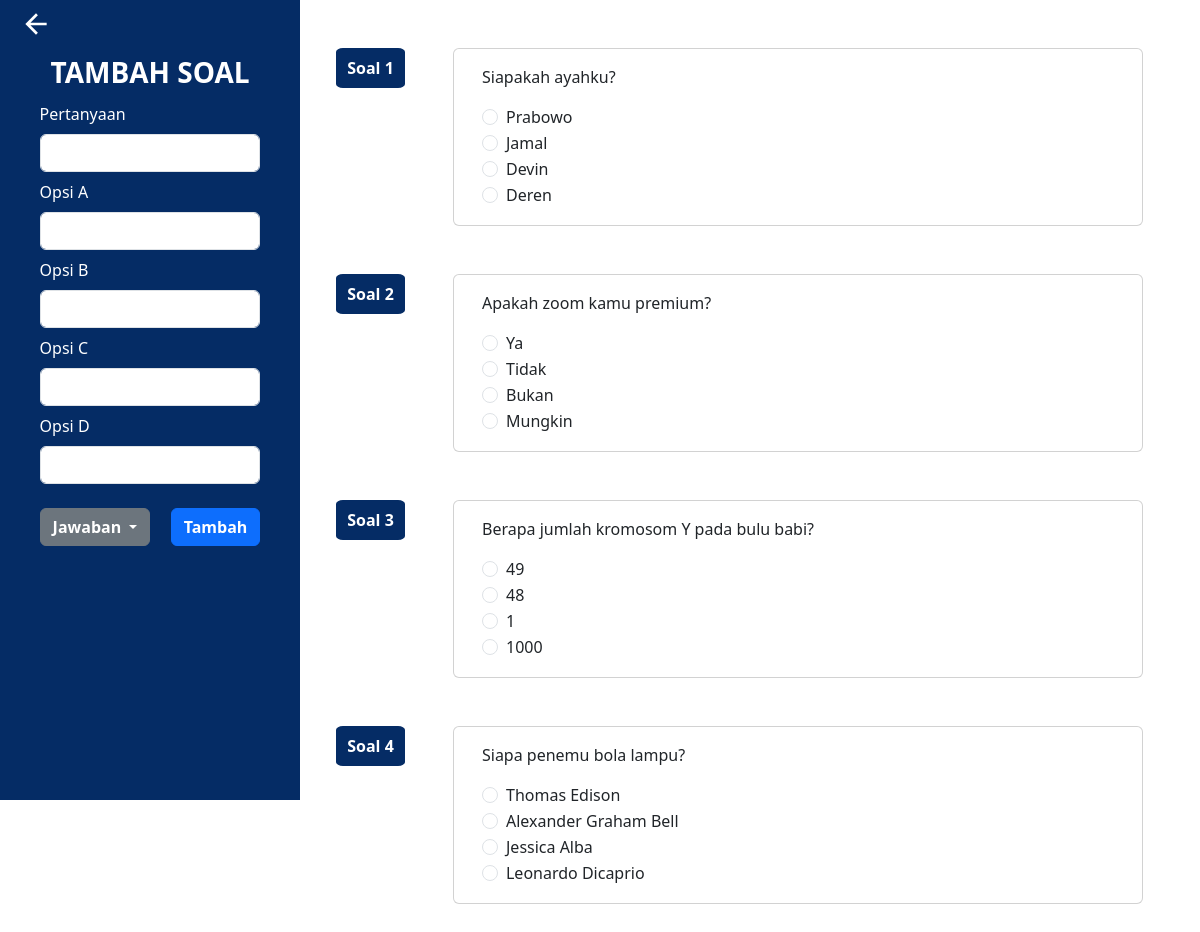
/examify-platform-ujian/guru/soal/1, run on the app's committed database.
### tables this page shows
CREATE TABLE `soal` (
  `id` int NOT NULL,
  `pertanyaan` text NOT NULL,
  `kunci_jawaban` char(1) NOT NULL
);

CREATE TABLE `jawaban` (
  `id` int NOT NULL,
  `jawaban` text NOT NULL,
  `id_soal` int NOT NULL,
  `opsi` char(1) NOT NULL
);

### app/Core/View.php (called while the page is built, shortened)
<?php
class View
{
    public static function set(string $page, array $data=[]): void
    {
        extract($data);
        include 'app/Views/'.$page.'.php';
    }
}
?>

### app/Controllers/Guru/UjianController.php (called while the page is built, shortened)
<?php
class UjianController
{
    public function setSoal(string $id_ujian)
    {
        $cursor = new Cursor();
        $sql_ujian = <<<SQL
            SELECT ujian.id, ujian.nama as nama_ujian, mata_pelajaran.nama as mata_pelajaran
            FROM ujian INNER JOIN mata_pelajaran ON ujian.id_mata_pelajaran = mata_pelajaran.id;
        SQL;
        $sql_soal = <<<SQL
            SELECT soal.* FROM ujian
            INNER JOIN detail_soal ON (ujian.id = detail_soal.id_ujian)
            INNER JOIN soal ON (soal.id = detail_soal.id_soal)
            WHERE ujian.id = $id_ujian;
        SQL;
        $sql_jawaban = <<<SQL
            SELECT jawaban.* FROM ujian
            INNER JOIN detail_soal ON (ujian.id = detail_soal.id_ujian)
            INNER JOIN soal ON (soal.id = detail_soal.id_soal)
            INNER JOIN jawaban ON (jawaban.id_soal = soal.id)
            WHERE ujian.id = $id_ujian;
        SQL;
        $ujian = $cursor->executeNoBind($sql_ujian);
        $soals = $cursor->executeNoBind($sql_soal,true);
        $jawabans = $cursor->executeNoBind($sql_jawaban,true);
        $jawaban_wrapper = [];
        $jawaban_group = [];
        foreach ($jawabans as $key => $jawaban) {
            $jawaban_group[] = $jawaban;
            if(($key + 1) % 4 == 0) {
                $jawaban_wrapper[] = $jawaban_group;
                $jawaban_group = [];
            }
        }
        View::set('guru/soal',[
            'title' => 'Guru | Soal',
            'ujian' => $ujian,
            'soals' => $soals,
            'jawabans' => $jawaban_wrapper
        ]);
    }
}
?>

### index.php (called while the page is built, shortened)
<?php
Router::run();
?>

### app/Core/Database.php (called while the page is built, shortened)
<?php
class Database
{
    protected \PDO|null $connection = null;
    public function connect(): void
    {
        try {
            $connection = new \PDO($_ENV['DB_DRIVER'].':'.'host='.$_ENV['DB_HOST'].';dbname='.$_ENV['DB_NAME'],$_ENV['DB_USER'],$_ENV['DB_PASSWORD']);
            $this->connection = $connection;
        } catch (\PDOException $e) {
            throw $e;
        }
    }
    public function close(): void
    {
        $this->connection = null;
    }
    public function executeNoBind(string $sql, bool $fetch_all = false): array|bool
    {
        $this->connection->setAttribute(\PDO::ATTR_ERRMODE, \PDO::ERRMODE_EXCEPTION);
        $statement = $this->connection->query($sql);
        if($fetch_all) {
            $result = $statement->fetchAll(\PDO::FETCH_ASSOC);
        } else {
            $result = $statement->fetch(\PDO::FETCH_ASSOC);
        }
        return $result;
    }
}
?>

### app/Views/guru/soal.php (the view, shortened to what this page needs)
<?php
$path = __DIR__ . '/..';
?>
<main>
    <div class="row m-0 position-relative">
        <form action="/examify-platform-ujian/guru/soal" method="POST" class="col-3 d-flex flex-column align-items-center justify-content-start position-fixed" style="background-color: #052C65; min-height:100vh !important">
            <div class="flex justify-content-start px-2 pb-3 pt-2" style="width: 100% !important;">
                <a href="/examify-platform-ujian/guru/ujian">
                    <svg style="top: 2rem !important; left: 2rem !important;" width="32" height="32" viewBox="0 0 64 64" fill="none" xmlns="http://www.w3.org/2000/svg">
                        <path d="M20.867 34.6667L35.8003 49.6001L32.0003 53.3334L10.667 32.0001L32.0003 10.6667L35.8003 14.4001L20.867 29.3334H53.3337V34.6667H20.867Z" fill="white"/>
                    </svg>
                </a>
            </div>
            <div class="mb-1 text-center">
                <h3>TAMBAH SOAL</h3>
            </div>
            <div class="mb-2 text-box">
                <label for="pertanyaan" class="form-label">Pertanyaan</label>
                <input type="text" name="pertanyaan" class="form-control" id="pertanyaan">
            </div>
            <div class="mb-2 text-box">
                <label for="opsi_a" class="form-label">Opsi A</label>
                <input type="text" name="jawaban[opsi_a]" class="form-control" id="opsi_a">
            </div>
            <div class="mb-2 text-box">
                <label for="opsi_b" class="form-label">Opsi B</label>
                <input type="text" name="jawaban[opsi_b]" class="form-control" id="opsi_b">
            </div>
            <div class="mb-2 text-box">
                <label for="opsi_c" class="form-label">Opsi C</label>
                <input type="text" name="jawaban[opsi_c]" class="form-control" id="opsi_c">
            </div>
            <div class="mb-4 text-box">
                <label for="opsi_d" class="form-label">Opsi D</label>
                <input type="text" name="jawaban[opsi_d]" class="form-control" id="opsi_d">
            </div>
            <div class="mb-2 text-box d-flex justify-content-between">
                <div class="dropdown">
                    <button class="btn btn-secondary dropdown-toggle" type="button" data-bs-toggle="dropdown" aria-expanded="false">
                        Jawaban
                    </button>
                </div>
                <button class="btn btn-primary" type="submit">Tambah</button>
            </div>
        </form>
        <div class="col-9 p-0 px-5 position-absolute" style="right:0;">
            <div id="body-soal mb-5">
                <ul class="mb-5">
                    <?php
                        $count = 0;
                        foreach ($soals as $soal) :
                    ?>
                    <li class="row pt-5 gap-5">
                        <div class="tags p-2 col-1 d-flex justify-content-center align-items-center">
                            <p class="fw-bold m-0">Soal <?= $count + 1;?></p>
                        </div>
                        <div class="card col-10">
                            <div class="card-body">
                                <p class="card-text"><?= $soal['pertanyaan'];?></p>
                                <div class="form-check">
                                    <input value="<?= $jawabans[$count][0]['opsi'];?>" class="form-check-input" type="radio" name="flexRadioDefault" id="flexRadioDefault1">
                                    <label class="form-check-label" for="flexRadioDefault1">
                                        <?= $jawabans[$count][0]['jawaban'];?>
                                    </label>
                                </div>
                                <div class="form-check">
                                    <input value="<?= $jawabans[$count][0]['opsi'];?>" class="form-check-input" type="radio" name="flexRadioDefault" id="flexRadioDefault1">
                                    <label class="form-check-label" for="flexRadioDefault1">
                                        <?= $jawabans[$count][1]['jawaban'];?>
                                    </label>
                                </div>
                                <div class="form-check">
                                    <input value="<?= $jawabans[$count][0]['opsi'];?>" class="form-check-input" type="radio" name="flexRadioDefault" id="flexRadioDefault1">
                                    <label class="form-check-label" for="flexRadioDefault1">
                                        <?= $jawabans[$count][2]['jawaban'];?>
                                    </label>
                                </div>
                                <div class="form-check">
                                    <input value="<?= $jawabans[$count][0]['opsi'];?>" class="form-check-input" type="radio" name="flexRadioDefault" id="flexRadioDefault1">
                                    <label class="form-check-label" for="flexRadioDefault1">
                                        <?= $jawabans[$count][3]['jawaban'];?>
                                    </label>
                                </div>
                            </div>
                        </div>
                    </li>
                    <?php $count++;endforeach; ?>
                </ul>
            </div>
        </div>
    </div>
</main>
<?php include $path . '/layout/main.php'; ?>

### app/Core/Router.php (shortened to what this page needs)
<?php
class Router
{
    private static array $routes = [];
    public static function add(string $method,
                               string $path,
                               string $controller,
                               string $function,
                               array  $middlewares = []): void
    {
        self::$routes[] = [
            'method' => $method,
            'path' => $path,
            'controller' => $controller,
            'function' => $function,
            'middlewares' => $middlewares
        ];
    }
    public static function run(): void
    {
        $path = '/examify-platform-ujian/';
        if (isset($_SERVER['REQUEST_URI'])) $path = $_SERVER['REQUEST_URI'];
        $method = $_SERVER['REQUEST_METHOD'];
        foreach (self::$routes as $route) {
            $pattern = '#^' . $route['path'] . '$#';
            if (preg_match($pattern, $path, $variables) && $method == $route['method']) {
                $controller = new $route['controller'];
                $function = $route['function'];
                array_shift($variables);
                call_user_func_array([$controller, $function], $variables);
                return;
            }
        }
    }
}
?>

### public/css/soal.css (style rules this page uses)
.text-box { width: 80% !important; }
.text-box .btn { --bs-btn-width: 100% }
main > div { height: 100vh !important; }
main > div > form { background-color: #052C65; color: white; }
main ul { list-style-type: none; padding: 0; margin: 0; }
main ul li .tags { height: 50%; text-align: center; border-radius: 10%; background-color: #052C65; color: white; }
main > div h3, main > div .btn { font-weight: bold; }

### data on the page
soal: pertanyaan "Siapakah ayahku?"
jawaban: jawaban "Prabowo"
jawaban: jawaban "Jamal"
jawaban: jawaban "Devin"
jawaban: jawaban "Deren"
soal: pertanyaan "Apakah zoom kamu premium?"
jawaban: jawaban "Ya"
jawaban: jawaban "Tidak"
jawaban: jawaban "Bukan"
jawaban: jawaban "Mungkin"
soal: pertanyaan "Berapa jumlah kromosom Y pada bulu babi?"
jawaban: jawaban "49"
jawaban: jawaban "48"
jawaban: jawaban "1"
jawaban: jawaban "1000"
soal: pertanyaan "Siapa penemu bola lampu?"
jawaban: jawaban "Thomas Edison"
jawaban: jawaban "Alexander Graham Bell"
jawaban: jawaban "Jessica Alba"
jawaban: jawaban "Leonardo Dicaprio"
